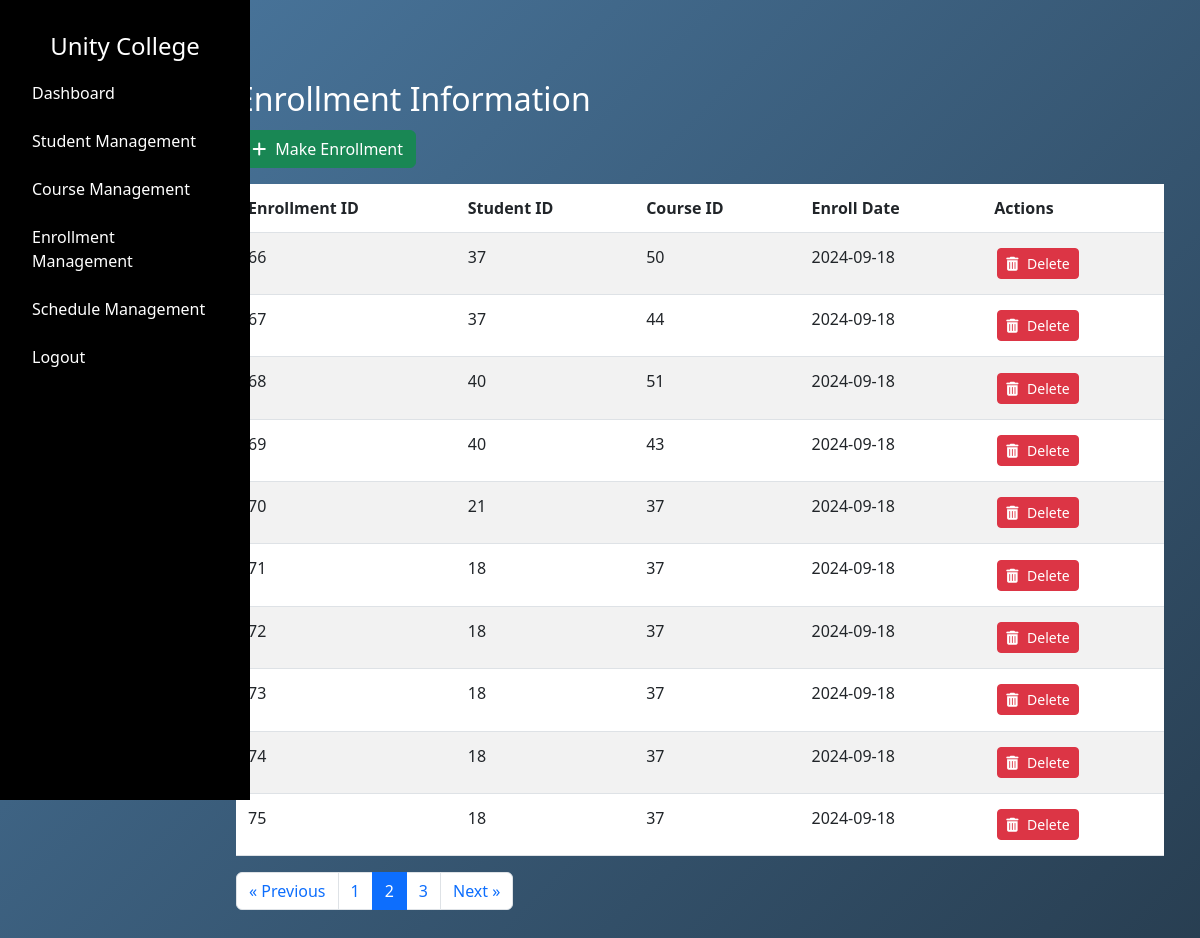
/admin/enrollmentmgt?page=2 (signed in), run on an earlier commit of the app's database.
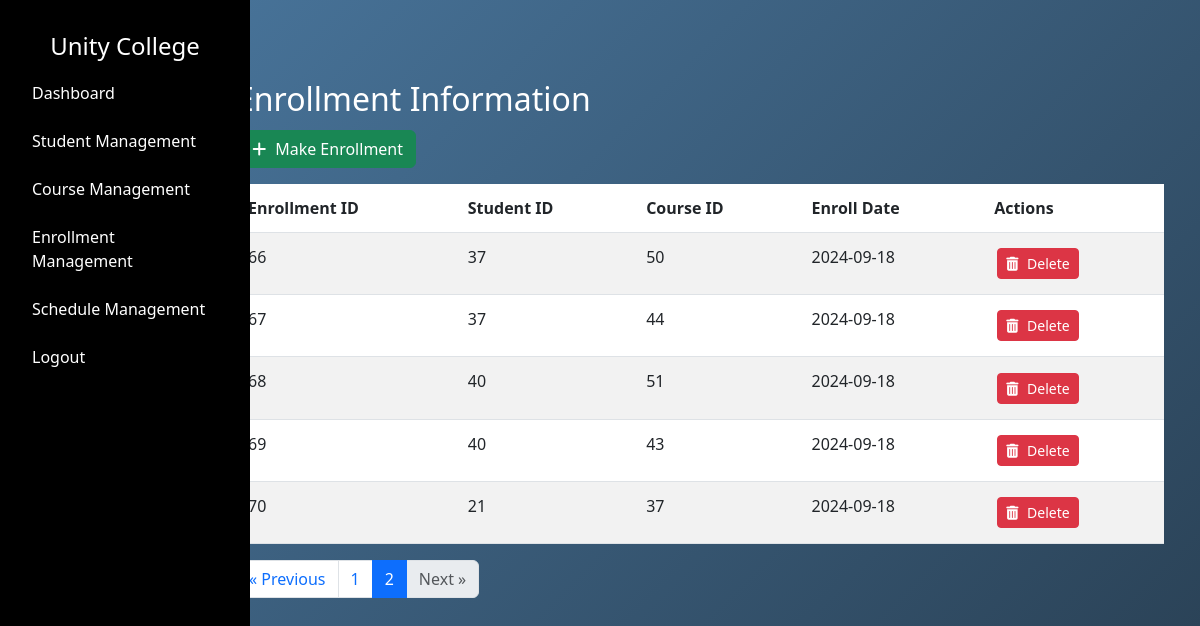
And on a later commit of the database.
### tables this page shows
CREATE TABLE "enrollment" (
    "id" INTEGER PRIMARY KEY AUTOINCREMENT,
    "student_id" INTEGER NOT NULL,
    "course_id" INTEGER NOT NULL,
    "enroll_date" DATE NOT NULL,
    FOREIGN KEY("student_id") REFERENCES "student"("id") ON DELETE RESTRICT,
    FOREIGN KEY("course_id") REFERENCES "course"("id") ON DELETE RESTRICT
);

### app.py (the view)
@app.route("/admin/enrollmentmgt", methods=["GET"])
def admin_view_enrollment():
    if 'admin_uid' not in session or session.get('user_type') != 'admin':
        return redirect(url_for('admin_login'))
    first_name = session.get('first_name')
    admin_uid = session.get('admin_uid')
    page = request.args.get('page', 1, type=int)
    per_page = 10  # Number of enrollments per page
    total_enrollment = query_db("SELECT COUNT(*) FROM enrollment")[0][0]
    offset = (page - 1) * per_page
    enrollment_query = f"SELECT * FROM enrollment LIMIT {per_page} OFFSET {offset}"
    enrollment = query_db(enrollment_query)
    enrollment_list = []
    for record in enrollment:
        enrollment_dict = {
            "id": record[0],
            "student_id": record[1],
            "course_id": record[2],
            "enroll_date": record[3],
        }
        enrollment_list.append(enrollment_dict)
    total_pages = (total_enrollment + per_page - 1) // per_page
    return render_template(
        "admin/enrollmentmgmt.html",
        enrollment_list=enrollment_list,
        first_name=first_name,
        current_page=page,
        total_pages=total_pages,
        per_page=per_page,
        admin_uid=admin_uid
    )

### dbcontroller.py (called while the page is built)
def query_db(query, args=()):
    con = sqlite3.connect('advweb.db')
    cur = con.cursor()
    cur.execute(query, args)
    rv = cur.fetchall()  # Fetch all results
    cur.close()
    con.close()
    return rv

### templates/admin/enrollmentmgmt.html (shortened to what this page needs)
{% extends "/admin/layout.html" %} {% block content %}
<link href="/static/css/admin/enrollmentmgmt.css" rel="stylesheet" />
<link
  rel="stylesheet"
  href="https://cdnjs.cloudflare.com/ajax/libs/font-awesome/6.0.0-beta3/css/all.min.css"
/>
<div class="container mt-5">
  <h2 class="enrollinfotitle">Enrollment Information</h2>
  <a href="{{ url_for('admin_enroll') }}" class="btn btn-success mb-3">
    <i class="fas fa-plus"></i>
    </i> <span class="btn-text">Make Enrollment</span>
  </a>
  <div class="table-responsive">
    <table class="table table-striped">
      <thead>
        <tr>
          <th>Enrollment ID</th>
          <th>Student ID</th>
          <th>Course ID</th>
          <th>Enroll Date</th>
          <th>Actions</th>
        </tr>
      </thead>
      <tbody>
        {% for enrollment in enrollment_list %}
        <tr>
          <td>{{ enrollment['id'] }}</td>
          <td>{{ enrollment['student_id'] }}</td>
          <td>{{ enrollment['course_id'] }}</td>
          <td>{{ enrollment['enroll_date'] }}</td>
          <td>
            <form
              action="{{ url_for('delete_enrollment', id=enrollment['id']) }}"
              method="post"
              style="display: inline"
            >
              <button type="submit" class="btn btn-danger btn-sm">
                <i class="fas fa-trash-alt"></i>
                <span class="btn-text">Delete</span>
              </button>
            </form>
          </td>
        </tr>
        {% endfor %}
      </tbody>
    </table>
  </div>
  <nav aria-label="Page navigation" class="pagination-container">
    <ul class="pagination">
      <li class="page-item {% if current_page == 1 %}disabled{% endif %}">
        <a
          class="page-link"
          href="{{ url_for('admin_view_enrollment', page=current_page-1) }}"
          aria-label="Previous"
        >
          <span aria-hidden="true">&laquo;</span> Previous
        </a>
      </li>
      {% set page_range = [current_page - 1, current_page, current_page + 1] %}
      {% for p in page_range %} {% if p > 0 and p <= total_pages %}
      <li class="page-item {% if p == current_page %}active{% endif %}">
        <a
          class="page-link"
          href="{{ url_for('admin_view_enrollment', page=p) }}"
          >{{ p }}</a
        >
      </li>
      {% endif %} {% endfor %}
      <li
        class="page-item {% if current_page == total_pages %}disabled{% endif %}"
      >
        <a
          class="page-link"
          href="{{ url_for('admin_view_enrollment', page=current_page+1) }}"
          aria-label="Next"
        >
          Next <span aria-hidden="true">&raquo;</span>
        </a>
      </li>
    </ul>
  </nav>
</div>
{% endblock %}

What changed in the data, as far as the page shows it:
removed enrollment: id "71", student_id "18", course_id "37", enroll_date "2024-09-18"
removed enrollment: id "72", student_id "18", course_id "37", enroll_date "2024-09-18"
removed enrollment: id "73", student_id "18", course_id "37", enroll_date "2024-09-18"
removed enrollment: id "74", student_id "18", course_id "37", enroll_date "2024-09-18"
removed enrollment: id "75", student_id "18", course_id "37", enroll_date "2024-09-18"
Also different on the page:
list line gone: "3"
